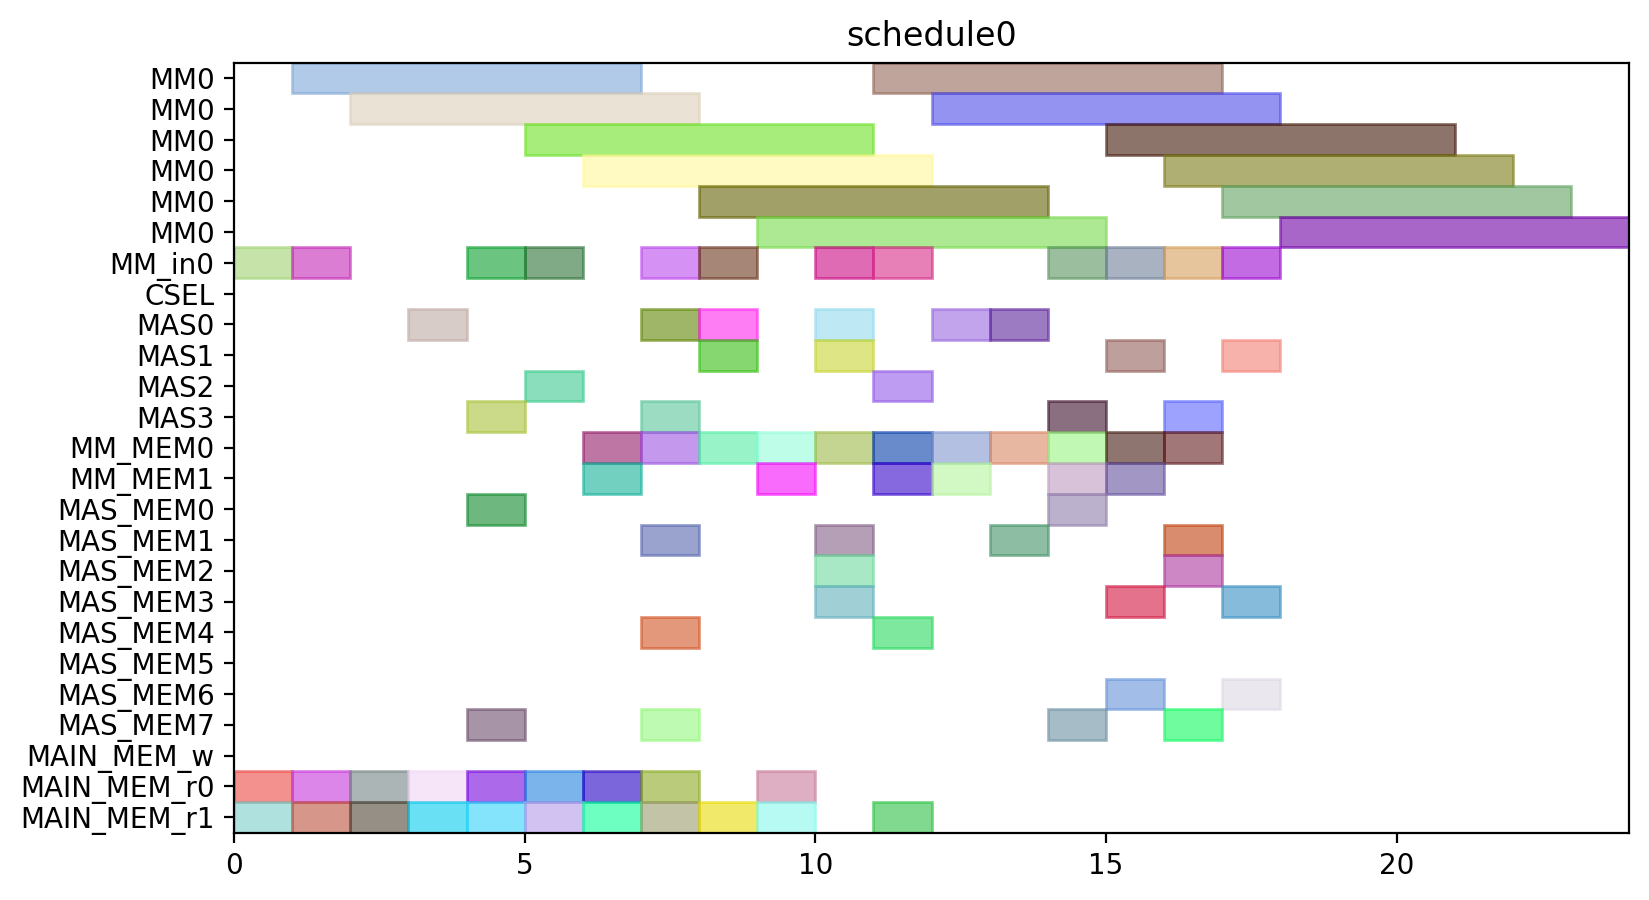

This chart was generated by the following Python code:
from pyschedule import Scenario, solvers, plotters, alt


def solve():
	horizon = 120
	S = Scenario("schedule0", horizon=horizon)

	# resource
	MM = S.Resources('MM', num=1, size=6)
	MM_in = S.Resources('MM_in', num=1)
	CSEL = S.Resource('CSEL')
	MAS = S.Resources('MAS', num=4, size=1, periods=range(1, horizon))
	MM_MEM = S.Resources('MM_MEM', num=2)
	MAS_MEM = S.Resources('MAS_MEM', num=8)
	MAIN_MEM_w = S.Resource('MAIN_MEM_w', size=1)
	MAIN_MEM_r = S.Resources('MAIN_MEM_r', num=2)

	# result of previous scheduling

	# new tasks
	t0 = S.Task('t0', length=6, delay_cost=1)
	t0 += alt(MM)
	t0_in = S.Task('t0_in', length=1, delay_cost=1)
	t0_in += alt(MM_in)
	S += t0_in*MM_in[0]<=t0*MM[0]
	t0_mem0 = S.Task('t0_mem0', length=1, delay_cost=1)
	t0_mem0 += MAIN_MEM_r[0]
	S += t0_mem0 <= t0

	t0_mem1 = S.Task('t0_mem1', length=1, delay_cost=1)
	t0_mem1 += MAIN_MEM_r[1]
	S += t0_mem1 <= t0

	t1 = S.Task('t1', length=6, delay_cost=1)
	t1 += alt(MM)
	t1_in = S.Task('t1_in', length=1, delay_cost=1)
	t1_in += alt(MM_in)
	S += t1_in*MM_in[0]<=t1*MM[0]
	t1_mem0 = S.Task('t1_mem0', length=1, delay_cost=1)
	t1_mem0 += MAIN_MEM_r[0]
	S += t1_mem0 <= t1

	t1_mem1 = S.Task('t1_mem1', length=1, delay_cost=1)
	t1_mem1 += MAIN_MEM_r[1]
	S += t1_mem1 <= t1

	t2 = S.Task('t2', length=6, delay_cost=1)
	t2 += alt(MM)
	t2_in = S.Task('t2_in', length=1, delay_cost=1)
	t2_in += alt(MM_in)
	S += t2_in*MM_in[0]<=t2*MM[0]
	t2_mem0 = S.Task('t2_mem0', length=1, delay_cost=1)
	t2_mem0 += MAIN_MEM_r[0]
	S += t2_mem0 <= t2

	t2_mem1 = S.Task('t2_mem1', length=1, delay_cost=1)
	t2_mem1 += MAIN_MEM_r[1]
	S += t2_mem1 <= t2

	t3 = S.Task('t3', length=1, delay_cost=1)
	t3 += alt(MAS)
	t3_mem0 = S.Task('t3_mem0', length=1, delay_cost=1)
	t3_mem0 += MAIN_MEM_r[0]
	S += t3_mem0 <= t3

	t3_mem1 = S.Task('t3_mem1', length=1, delay_cost=1)
	t3_mem1 += MAIN_MEM_r[1]
	S += t3_mem1 <= t3

	t4 = S.Task('t4', length=1, delay_cost=1)
	t4 += alt(MAS)
	t4_mem0 = S.Task('t4_mem0', length=1, delay_cost=1)
	t4_mem0 += MAIN_MEM_r[0]
	S += t4_mem0 <= t4

	t4_mem1 = S.Task('t4_mem1', length=1, delay_cost=1)
	t4_mem1 += MAIN_MEM_r[1]
	S += t4_mem1 <= t4

	t8 = S.Task('t8', length=1, delay_cost=1)
	t8 += alt(MAS)
	t8_mem0 = S.Task('t8_mem0', length=1, delay_cost=1)
	t8_mem0 += MAIN_MEM_r[0]
	S += t8_mem0 <= t8

	t8_mem1 = S.Task('t8_mem1', length=1, delay_cost=1)
	t8_mem1 += MAIN_MEM_r[1]
	S += t8_mem1 <= t8

	t9 = S.Task('t9', length=1, delay_cost=1)
	t9 += alt(MAS)
	t9_mem0 = S.Task('t9_mem0', length=1, delay_cost=1)
	t9_mem0 += MAIN_MEM_r[0]
	S += t9_mem0 <= t9

	t9_mem1 = S.Task('t9_mem1', length=1, delay_cost=1)
	t9_mem1 += MAIN_MEM_r[1]
	S += t9_mem1 <= t9

	t13 = S.Task('t13', length=1, delay_cost=1)
	t13 += alt(MAS)
	t13_mem0 = S.Task('t13_mem0', length=1, delay_cost=1)
	t13_mem0 += MAIN_MEM_r[0]
	S += t13_mem0 <= t13

	t13_mem1 = S.Task('t13_mem1', length=1, delay_cost=1)
	t13_mem1 += MAIN_MEM_r[1]
	S += t13_mem1 <= t13

	t14 = S.Task('t14', length=1, delay_cost=1)
	t14 += alt(MAS)
	t14_mem0 = S.Task('t14_mem0', length=1, delay_cost=1)
	t14_mem0 += MAIN_MEM_r[0]
	S += t14_mem0 <= t14

	t14_mem1 = S.Task('t14_mem1', length=1, delay_cost=1)
	t14_mem1 += MAIN_MEM_r[1]
	S += t14_mem1 <= t14

	t5 = S.Task('t5', length=6, delay_cost=1)
	t5 += alt(MM)
	t5_in = S.Task('t5_in', length=1, delay_cost=1)
	t5_in += alt(MM_in)
	S += t5_in*MM_in[0]<=t5*MM[0]
	t5_mem0 = S.Task('t5_mem0', length=1, delay_cost=1)
	t5_mem0 += alt(MAS_MEM)
	S += (t3*MAS[0])-1 < t5_mem0*MAS_MEM[0]
	S += (t3*MAS[1])-1 < t5_mem0*MAS_MEM[2]
	S += (t3*MAS[2])-1 < t5_mem0*MAS_MEM[4]
	S += (t3*MAS[3])-1 < t5_mem0*MAS_MEM[6]
	S += t5_mem0 <= t5

	t5_mem1 = S.Task('t5_mem1', length=1, delay_cost=1)
	t5_mem1 += alt(MAS_MEM)
	S += (t4*MAS[0])-1 < t5_mem1*MAS_MEM[1]
	S += (t4*MAS[1])-1 < t5_mem1*MAS_MEM[3]
	S += (t4*MAS[2])-1 < t5_mem1*MAS_MEM[5]
	S += (t4*MAS[3])-1 < t5_mem1*MAS_MEM[7]
	S += t5_mem1 <= t5

	t6 = S.Task('t6', length=1, delay_cost=1)
	t6 += alt(MAS)
	t6_mem0 = S.Task('t6_mem0', length=1, delay_cost=1)
	t6_mem0 += alt(MM_MEM)
	S += (t0*MM[0])-1 < t6_mem0*MM_MEM[0]
	S += t6_mem0 <= t6

	t6_mem1 = S.Task('t6_mem1', length=1, delay_cost=1)
	t6_mem1 += alt(MM_MEM)
	S += (t1*MM[0])-1 < t6_mem1*MM_MEM[1]
	S += t6_mem1 <= t6

	t10 = S.Task('t10', length=6, delay_cost=1)
	t10 += alt(MM)
	t10_in = S.Task('t10_in', length=1, delay_cost=1)
	t10_in += alt(MM_in)
	S += t10_in*MM_in[0]<=t10*MM[0]
	t10_mem0 = S.Task('t10_mem0', length=1, delay_cost=1)
	t10_mem0 += alt(MAS_MEM)
	S += (t8*MAS[0])-1 < t10_mem0*MAS_MEM[0]
	S += (t8*MAS[1])-1 < t10_mem0*MAS_MEM[2]
	S += (t8*MAS[2])-1 < t10_mem0*MAS_MEM[4]
	S += (t8*MAS[3])-1 < t10_mem0*MAS_MEM[6]
	S += t10_mem0 <= t10

	t10_mem1 = S.Task('t10_mem1', length=1, delay_cost=1)
	t10_mem1 += alt(MAS_MEM)
	S += (t9*MAS[0])-1 < t10_mem1*MAS_MEM[1]
	S += (t9*MAS[1])-1 < t10_mem1*MAS_MEM[3]
	S += (t9*MAS[2])-1 < t10_mem1*MAS_MEM[5]
	S += (t9*MAS[3])-1 < t10_mem1*MAS_MEM[7]
	S += t10_mem1 <= t10

	t11 = S.Task('t11', length=1, delay_cost=1)
	t11 += alt(MAS)
	t11_mem0 = S.Task('t11_mem0', length=1, delay_cost=1)
	t11_mem0 += alt(MM_MEM)
	S += (t1*MM[0])-1 < t11_mem0*MM_MEM[0]
	S += t11_mem0 <= t11

	t11_mem1 = S.Task('t11_mem1', length=1, delay_cost=1)
	t11_mem1 += alt(MM_MEM)
	S += (t2*MM[0])-1 < t11_mem1*MM_MEM[1]
	S += t11_mem1 <= t11

	t15 = S.Task('t15', length=6, delay_cost=1)
	t15 += alt(MM)
	t15_in = S.Task('t15_in', length=1, delay_cost=1)
	t15_in += alt(MM_in)
	S += t15_in*MM_in[0]<=t15*MM[0]
	t15_mem0 = S.Task('t15_mem0', length=1, delay_cost=1)
	t15_mem0 += alt(MAS_MEM)
	S += (t13*MAS[0])-1 < t15_mem0*MAS_MEM[0]
	S += (t13*MAS[1])-1 < t15_mem0*MAS_MEM[2]
	S += (t13*MAS[2])-1 < t15_mem0*MAS_MEM[4]
	S += (t13*MAS[3])-1 < t15_mem0*MAS_MEM[6]
	S += t15_mem0 <= t15

	t15_mem1 = S.Task('t15_mem1', length=1, delay_cost=1)
	t15_mem1 += alt(MAS_MEM)
	S += (t14*MAS[0])-1 < t15_mem1*MAS_MEM[1]
	S += (t14*MAS[1])-1 < t15_mem1*MAS_MEM[3]
	S += (t14*MAS[2])-1 < t15_mem1*MAS_MEM[5]
	S += (t14*MAS[3])-1 < t15_mem1*MAS_MEM[7]
	S += t15_mem1 <= t15

	t16 = S.Task('t16', length=1, delay_cost=1)
	t16 += alt(MAS)
	t16_mem0 = S.Task('t16_mem0', length=1, delay_cost=1)
	t16_mem0 += alt(MM_MEM)
	S += (t0*MM[0])-1 < t16_mem0*MM_MEM[0]
	S += t16_mem0 <= t16

	t16_mem1 = S.Task('t16_mem1', length=1, delay_cost=1)
	t16_mem1 += alt(MM_MEM)
	S += (t2*MM[0])-1 < t16_mem1*MM_MEM[1]
	S += t16_mem1 <= t16

	t18 = S.Task('t18', length=1, delay_cost=1)
	t18 += alt(MAS)
	t18_mem0 = S.Task('t18_mem0', length=1, delay_cost=1)
	t18_mem0 += alt(MM_MEM)
	S += (t0*MM[0])-1 < t18_mem0*MM_MEM[0]
	S += t18_mem0 <= t18

	t18_mem1 = S.Task('t18_mem1', length=1, delay_cost=1)
	t18_mem1 += alt(MM_MEM)
	S += (t0*MM[0])-1 < t18_mem1*MM_MEM[1]
	S += t18_mem1 <= t18

	t20 = S.Task('t20', length=6, delay_cost=1)
	t20 += alt(MM)
	t20_in = S.Task('t20_in', length=1, delay_cost=1)
	t20_in += alt(MM_in)
	S += t20_in*MM_in[0]<=t20*MM[0]
	t20_mem0 = S.Task('t20_mem0', length=1, delay_cost=1)
	t20_mem0 += alt(MM_MEM)
	S += (t2*MM[0])-1 < t20_mem0*MM_MEM[0]
	S += t20_mem0 <= t20

	t20_mem1 = S.Task('t20_mem1', length=1, delay_cost=1)
	t20_mem1 += MAIN_MEM_r[1]
	S += t20_mem1 <= t20

	t7 = S.Task('t7', length=1, delay_cost=1)
	t7 += alt(MAS)
	t7_mem0 = S.Task('t7_mem0', length=1, delay_cost=1)
	t7_mem0 += alt(MM_MEM)
	S += (t5*MM[0])-1 < t7_mem0*MM_MEM[0]
	S += t7_mem0 <= t7

	t7_mem1 = S.Task('t7_mem1', length=1, delay_cost=1)
	t7_mem1 += alt(MAS_MEM)
	S += (t6*MAS[0])-1 < t7_mem1*MAS_MEM[1]
	S += (t6*MAS[1])-1 < t7_mem1*MAS_MEM[3]
	S += (t6*MAS[2])-1 < t7_mem1*MAS_MEM[5]
	S += (t6*MAS[3])-1 < t7_mem1*MAS_MEM[7]
	S += t7_mem1 <= t7

	t12 = S.Task('t12', length=1, delay_cost=1)
	t12 += alt(MAS)
	t12_mem0 = S.Task('t12_mem0', length=1, delay_cost=1)
	t12_mem0 += alt(MM_MEM)
	S += (t10*MM[0])-1 < t12_mem0*MM_MEM[0]
	S += t12_mem0 <= t12

	t12_mem1 = S.Task('t12_mem1', length=1, delay_cost=1)
	t12_mem1 += alt(MAS_MEM)
	S += (t11*MAS[0])-1 < t12_mem1*MAS_MEM[1]
	S += (t11*MAS[1])-1 < t12_mem1*MAS_MEM[3]
	S += (t11*MAS[2])-1 < t12_mem1*MAS_MEM[5]
	S += (t11*MAS[3])-1 < t12_mem1*MAS_MEM[7]
	S += t12_mem1 <= t12

	t17 = S.Task('t17', length=1, delay_cost=1)
	t17 += alt(MAS)
	t17_mem0 = S.Task('t17_mem0', length=1, delay_cost=1)
	t17_mem0 += alt(MM_MEM)
	S += (t15*MM[0])-1 < t17_mem0*MM_MEM[0]
	S += t17_mem0 <= t17

	t17_mem1 = S.Task('t17_mem1', length=1, delay_cost=1)
	t17_mem1 += alt(MAS_MEM)
	S += (t16*MAS[0])-1 < t17_mem1*MAS_MEM[1]
	S += (t16*MAS[1])-1 < t17_mem1*MAS_MEM[3]
	S += (t16*MAS[2])-1 < t17_mem1*MAS_MEM[5]
	S += (t16*MAS[3])-1 < t17_mem1*MAS_MEM[7]
	S += t17_mem1 <= t17

	t19 = S.Task('t19', length=1, delay_cost=1)
	t19 += alt(MAS)
	t19_mem0 = S.Task('t19_mem0', length=1, delay_cost=1)
	t19_mem0 += alt(MM_MEM)
	S += (t0*MM[0])-1 < t19_mem0*MM_MEM[0]
	S += t19_mem0 <= t19

	t19_mem1 = S.Task('t19_mem1', length=1, delay_cost=1)
	t19_mem1 += alt(MAS_MEM)
	S += (t18*MAS[0])-1 < t19_mem1*MAS_MEM[1]
	S += (t18*MAS[1])-1 < t19_mem1*MAS_MEM[3]
	S += (t18*MAS[2])-1 < t19_mem1*MAS_MEM[5]
	S += (t18*MAS[3])-1 < t19_mem1*MAS_MEM[7]
	S += t19_mem1 <= t19

	t21 = S.Task('t21', length=1, delay_cost=1)
	t21 += alt(MAS)
	t21_mem0 = S.Task('t21_mem0', length=1, delay_cost=1)
	t21_mem0 += alt(MM_MEM)
	S += (t1*MM[0])-1 < t21_mem0*MM_MEM[0]
	S += t21_mem0 <= t21

	t21_mem1 = S.Task('t21_mem1', length=1, delay_cost=1)
	t21_mem1 += alt(MM_MEM)
	S += (t20*MM[0])-1 < t21_mem1*MM_MEM[1]
	S += t21_mem1 <= t21

	t22 = S.Task('t22', length=1, delay_cost=1)
	t22 += alt(MAS)
	t22_mem0 = S.Task('t22_mem0', length=1, delay_cost=1)
	t22_mem0 += alt(MM_MEM)
	S += (t1*MM[0])-1 < t22_mem0*MM_MEM[0]
	S += t22_mem0 <= t22

	t22_mem1 = S.Task('t22_mem1', length=1, delay_cost=1)
	t22_mem1 += alt(MM_MEM)
	S += (t20*MM[0])-1 < t22_mem1*MM_MEM[1]
	S += t22_mem1 <= t22

	t23 = S.Task('t23', length=6, delay_cost=1)
	t23 += alt(MM)
	t23_in = S.Task('t23_in', length=1, delay_cost=1)
	t23_in += alt(MM_in)
	S += t23_in*MM_in[0]<=t23*MM[0]
	t23_mem0 = S.Task('t23_mem0', length=1, delay_cost=1)
	t23_mem0 += alt(MAS_MEM)
	S += (t17*MAS[0])-1 < t23_mem0*MAS_MEM[0]
	S += (t17*MAS[1])-1 < t23_mem0*MAS_MEM[2]
	S += (t17*MAS[2])-1 < t23_mem0*MAS_MEM[4]
	S += (t17*MAS[3])-1 < t23_mem0*MAS_MEM[6]
	S += t23_mem0 <= t23

	t23_mem1 = S.Task('t23_mem1', length=1, delay_cost=1)
	t23_mem1 += MAIN_MEM_r[1]
	S += t23_mem1 <= t23

	t25 = S.Task('t25', length=6, delay_cost=1)
	t25 += alt(MM)
	t25_in = S.Task('t25_in', length=1, delay_cost=1)
	t25_in += alt(MM_in)
	S += t25_in*MM_in[0]<=t25*MM[0]
	t25_mem0 = S.Task('t25_mem0', length=1, delay_cost=1)
	t25_mem0 += alt(MAS_MEM)
	S += (t7*MAS[0])-1 < t25_mem0*MAS_MEM[0]
	S += (t7*MAS[1])-1 < t25_mem0*MAS_MEM[2]
	S += (t7*MAS[2])-1 < t25_mem0*MAS_MEM[4]
	S += (t7*MAS[3])-1 < t25_mem0*MAS_MEM[6]
	S += t25_mem0 <= t25

	t25_mem1 = S.Task('t25_mem1', length=1, delay_cost=1)
	t25_mem1 += alt(MAS_MEM)
	S += (t22*MAS[0])-1 < t25_mem1*MAS_MEM[1]
	S += (t22*MAS[1])-1 < t25_mem1*MAS_MEM[3]
	S += (t22*MAS[2])-1 < t25_mem1*MAS_MEM[5]
	S += (t22*MAS[3])-1 < t25_mem1*MAS_MEM[7]
	S += t25_mem1 <= t25

	t27 = S.Task('t27', length=6, delay_cost=1)
	t27 += alt(MM)
	t27_in = S.Task('t27_in', length=1, delay_cost=1)
	t27_in += alt(MM_in)
	S += t27_in*MM_in[0]<=t27*MM[0]
	t27_mem0 = S.Task('t27_mem0', length=1, delay_cost=1)
	t27_mem0 += alt(MAS_MEM)
	S += (t22*MAS[0])-1 < t27_mem0*MAS_MEM[0]
	S += (t22*MAS[1])-1 < t27_mem0*MAS_MEM[2]
	S += (t22*MAS[2])-1 < t27_mem0*MAS_MEM[4]
	S += (t22*MAS[3])-1 < t27_mem0*MAS_MEM[6]
	S += t27_mem0 <= t27

	t27_mem1 = S.Task('t27_mem1', length=1, delay_cost=1)
	t27_mem1 += alt(MAS_MEM)
	S += (t21*MAS[0])-1 < t27_mem1*MAS_MEM[1]
	S += (t21*MAS[1])-1 < t27_mem1*MAS_MEM[3]
	S += (t21*MAS[2])-1 < t27_mem1*MAS_MEM[5]
	S += (t21*MAS[3])-1 < t27_mem1*MAS_MEM[7]
	S += t27_mem1 <= t27

	t28 = S.Task('t28', length=6, delay_cost=1)
	t28 += alt(MM)
	t28_in = S.Task('t28_in', length=1, delay_cost=1)
	t28_in += alt(MM_in)
	S += t28_in*MM_in[0]<=t28*MM[0]
	t28_mem0 = S.Task('t28_mem0', length=1, delay_cost=1)
	t28_mem0 += alt(MAS_MEM)
	S += (t19*MAS[0])-1 < t28_mem0*MAS_MEM[0]
	S += (t19*MAS[1])-1 < t28_mem0*MAS_MEM[2]
	S += (t19*MAS[2])-1 < t28_mem0*MAS_MEM[4]
	S += (t19*MAS[3])-1 < t28_mem0*MAS_MEM[6]
	S += t28_mem0 <= t28

	t28_mem1 = S.Task('t28_mem1', length=1, delay_cost=1)
	t28_mem1 += alt(MAS_MEM)
	S += (t7*MAS[0])-1 < t28_mem1*MAS_MEM[1]
	S += (t7*MAS[1])-1 < t28_mem1*MAS_MEM[3]
	S += (t7*MAS[2])-1 < t28_mem1*MAS_MEM[5]
	S += (t7*MAS[3])-1 < t28_mem1*MAS_MEM[7]
	S += t28_mem1 <= t28

	t29 = S.Task('t29', length=6, delay_cost=1)
	t29 += alt(MM)
	t29_in = S.Task('t29_in', length=1, delay_cost=1)
	t29_in += alt(MM_in)
	S += t29_in*MM_in[0]<=t29*MM[0]
	t29_mem0 = S.Task('t29_mem0', length=1, delay_cost=1)
	t29_mem0 += alt(MAS_MEM)
	S += (t21*MAS[0])-1 < t29_mem0*MAS_MEM[0]
	S += (t21*MAS[1])-1 < t29_mem0*MAS_MEM[2]
	S += (t21*MAS[2])-1 < t29_mem0*MAS_MEM[4]
	S += (t21*MAS[3])-1 < t29_mem0*MAS_MEM[6]
	S += t29_mem0 <= t29

	t29_mem1 = S.Task('t29_mem1', length=1, delay_cost=1)
	t29_mem1 += alt(MAS_MEM)
	S += (t12*MAS[0])-1 < t29_mem1*MAS_MEM[1]
	S += (t12*MAS[1])-1 < t29_mem1*MAS_MEM[3]
	S += (t12*MAS[2])-1 < t29_mem1*MAS_MEM[5]
	S += (t12*MAS[3])-1 < t29_mem1*MAS_MEM[7]
	S += t29_mem1 <= t29

	solvers.mip.solve(S,msg=1,kind='CPLEX',ratio_gap=1.01)

	solution = [['hoge']*len(S.solution()[1]) for i in range(len(S.solution()))]
	for i in range(len(S.solution())):
		for j in range(len(S.solution()[i])):
			solution[i][j]=str(S.solution()[i][j])
	print(solution)

	cycles = int(solution[-1][3])

	pic_file_name = "/home/mfukuda/ABE/multiRAM_multiMAS_16mux/scheduling_result/stage6MM1_stage1MAS4/EP_ADD_A_0/schedule0.png"
	if(S.solution() != []):
		plotters.matplotlib.plot(S,img_filename=pic_file_name, show_task_labels=False, fig_size=(cycles*0.25+3, 5))

	return solution
